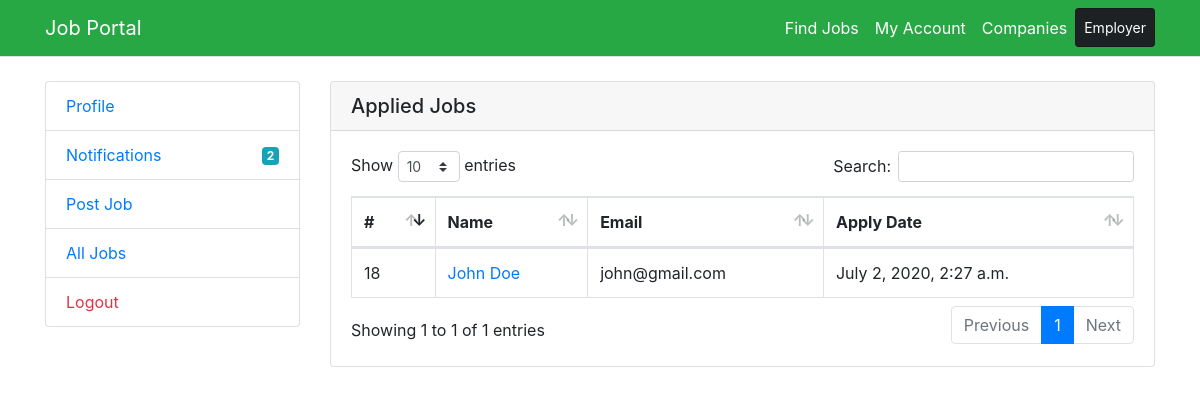
/company/applied/job/2 (signed in), run on the app's committed database.
### main/e_models.py (models this page shows, shortened)
class ApplyJob(models.Model):
    employee=models.ForeignKey(Employee,on_delete=models.SET_NULL,null=True)
    company=models.ForeignKey(Company,on_delete=models.SET_NULL,null=True)
    job=models.ForeignKey(Job,on_delete=models.SET_NULL,null=True)
    status=models.BooleanField(default=True)
    applied_time=models.DateTimeField(auto_now_add=True)

class Employee(models.Model):
    full_name=models.CharField(max_length=200)
    job_title=models.CharField(max_length=200,default='')
    email=models.CharField(max_length=200,default='',null=True)
    password=models.CharField(max_length=200,default='',null=True)
    detail=models.TextField(blank=True)
    contact_no=models.CharField(max_length=200)
    address=models.CharField(max_length=300)
    active_status=models.BooleanField(default=True)
    public=models.BooleanField(default=True)

### main/views.py (the view)
# urls.py: path('company/applied/job/<int:id>',views.company_applied_jobs,name='company-applied-jobs'),
def company_applied_jobs(request,id):
    job=get_object_or_404(Job,id=id)
    company=get_object_or_404(Company,id=request.session['companyId'])
    employees=ApplyJob.objects.filter(job=job,company=company)
    return render(request,'company/applied-list.html',{'employees':employees})

### main/context_processor.py (called while the page is built)
def company_noti_count(request):
    total_notification=0
    if 'companyId' in request.session:
        company=request.session['companyId']
        total_notification=Notification.objects.filter(receiver_id=company).count()
    return {'totalNotification':total_notification}

### main/templates/company/applied-list.html (shortened to what this page needs)
{% extends "base.html" %}
{% load static %}
{% load widget_tweaks %}
{% block content %}
<div class="row">
    <div class="col-md-3">
        {% include 'company/left-sidebar.html' %}
    </div>
    <div class="col-md-9">
        <div class="card">
            <h5 class="card-header">Applied Jobs</h5>
            <div class="card-body">
                <table class="table table-bordered" id="dataTable">
                    <thead>
                        <tr>
                            <th>#</th>
                            <th>Name</th>
                            <th>Email</th>
                            <th>Apply Date</th>
                        </tr>
                    </thead>
                    <tbody>
                        {% if employees %}
                            {% for emp in employees %}
                                <tr>
                                    <td>{{emp.id}}</td>
                                    <td>
                                        <a href="/p/profile/{{emp.employee.id}}" title="click to view detail">{{emp.employee.full_name}}</a>
                                    </td>
                                    <td>{{emp.employee.email}}</td>
                                    <td>{{emp.applied_time}}</td>
                                </tr>
                            {% endfor %}
                        {% endif %}
                    </tbody>
                </table>
            </div>
        </div>
    </div>
</div>
<link rel="stylesheet" href="{% static 'lib/dataTable/css/dataTables.bootstrap4.min.css' %}">
<link rel="stylesheet" href="{% static 'lib/dataTable/dataTables.min.css' %}">
{% endblock %}

### data on the page
ApplyJob: id "18", employee.full_name "John Doe", employee.email "john@gmail.com", applied_time "July 2, 2020, 2:27 a.m."

### other printed values
{{ totalNotification }} "2"
